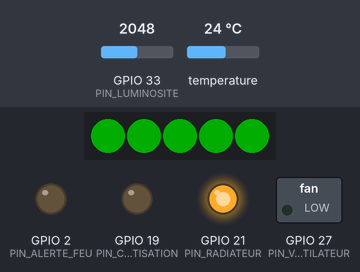
A sketch run on a simulated ESP32. Shown: 5 RGB LEDs in strip order, left to right, switched loads named in the sketch (green lamp = pin HIGH), output pins drawn as LEDs (lit = HIGH). The test bench sets the inputs (shaded band); at power-on: temperature 24 °C, GPIO 33 (PIN_LUMINOSITE) = 2048. Dim RGB values are drawn brighter than linear; storage starts empty; what the sketch prints to the serial monitor is not drawn.

Above: at 2.9 s.
3.0 s: temperature set to 24.8 °C
5.5 s: temperature set to 25.4 °C
At 7.2 s:
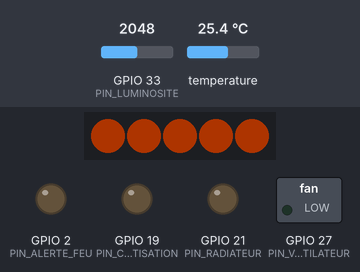
7.5 s: temperature set to 25.9 °C
9.5 s: temperature set to 26.8 °C
At 11.2 s:
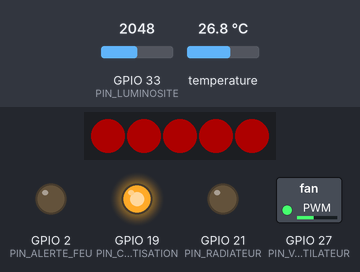
12.1 s: temperature set to 28 °C
At 13.5 s:
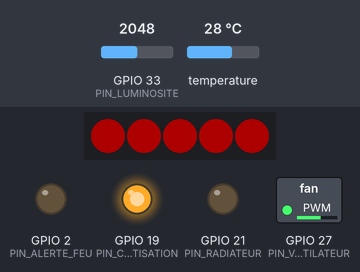
14.4 s: GPIO 33 (PIN_LUMINOSITE) set to 771
16.0 s: GPIO 33 (PIN_LUMINOSITE) set to 698
Timing chart, 0 to 19.0 s (numbered marks = the images above; inputs shaded):
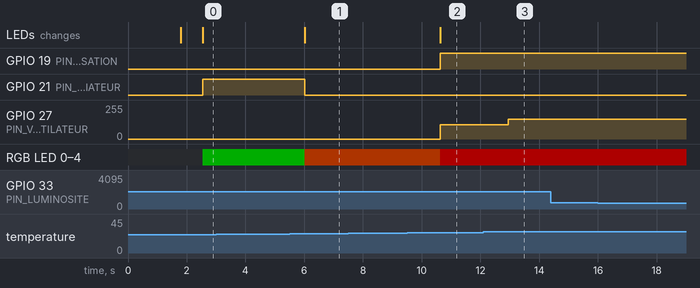

The sketch:

iot.ino
```cpp
// Point d'entree du firmware : initialisation des modules puis boucle de regulation.
// Chaque PERIODE_MESURE : lecture des capteurs, decision, commande des actionneurs
// et envoi d'une ligne JSON sur le port serie (lue par esp32-bridge puis Node-RED).

#include "config.h"
#include "sensor_data.h"
#include "sensor_service.h"
#include "led.h"
#include "fan.h"
#include "led_strip.h"
#include "make_json.h"
#include "command.h"
#include "littlefs_utils.h"
#include "wifi_utils.h"

EtatRegulation etatCourant = REPOS;  // conserve d'une mesure a l'autre pour l'hysteresis
unsigned long dernierePrise = 0;     // instant (ms) de la derniere mesure

void setup() {
    Serial.begin(SERIAL_BAUDRATE);

    // Fichiers en memoire flash (dossier data/ envoye avec "Upload LittleFS") :
    // la liste est affichee une seule fois, au demarrage
    if (littlefs_init()) {
        littlefs_list_dir("/", 1);
    }

    // WiFi : connexion au meilleur point d'acces connu (wificonnect_multi du cours).
    // Sans WiFi, la regulation fonctionne quand meme (voir WIFI_RESTART_IF_FAILED).
    wificonnect_multi(WIFI_HOSTNAME);
    if (WiFi.status() == WL_CONNECTED) {
        Serial.print("\nWiFi connected : yes ! \n");
    } else {
        Serial.print("\nWiFi connected : no ! \n");
    }

    sensor_service_init();
    led_init();
    fan_init();
    led_strip_init();
}

void loop() {
    // Commandes du dashboard : lues a chaque tour, avant l'attente de la periode,
    // pour ne perdre aucun caractere recu
    command_process();

    // Cadence de mesure non bloquante (pas de delay)
    if (millis() - dernierePrise < PERIODE_MESURE) {
        return;
    }

    dernierePrise = millis();
    SensorData data = sensor_service_read();

    // Capteur absent ou debranche : on signale l'erreur sans piloter les actionneurs
    if (data.temperature == TEMPERATURE_ERROR) {
        Serial.println("{\"erreur\":\"capteur de temperature non detecte\"}");

        return;
    }

    // Decision de regulation (chauffage / repos / climatisation)
    etatCourant = sensor_service_decide(data.temperature, etatCourant);

    // Le ventilateur ne tourne qu'en climatisation, avec une vitesse progressive
    int vitesse = 0;

    if (etatCourant == CLIMATISATION) {
        vitesse = sensor_service_fan_speed(data.temperature);
    }

    bool incendie = sensor_service_fire_detected(data);

    // Incendie : arret du ventilateur pour ne pas attiser le feu
    if (incendie) {
        vitesse = 0;
    }

    // Actionneurs
    led_climatisation(etatCourant == CLIMATISATION);
    led_radiateur(etatCourant == CHAUFFAGE);
    led_alerte_feu(incendie);
    fan_set_speed(vitesse);

    // Bande LED : couleur selon la temperature, avec l'hysteresis de la regulation
    // (rouge > seuil haut, orange entre les seuils, vert < seuil bas)
    switch (etatCourant) {
        case CLIMATISATION:
            led_strip_set_color(STRIP_RED);
            break;
        case CHAUFFAGE:
            led_strip_set_color(STRIP_GREEN);
            break;
        case REPOS:
        default:
            led_strip_set_color(STRIP_ORANGE);
            break;
    }

    // Journalisation (une ligne JSON par mesure)
    JsonDocument status = makeJSON_fromstatus(data, etatCourant, vitesse, incendie);
    serializeJson(status, Serial);
    Serial.println();
}
```

command.cpp
```cpp
#include "command.h"

#include "config.h"
#include "sensor_service.h"

#include <Arduino.h>
#include <ArduinoJson.h>

// Caracteres recus en attendant la fin de ligne
static char buffer[COMMAND_BUFFER_SIZE];
static size_t length = 0;
static bool overflow = false;

static void report_error(const char* message) {
    Serial.printf("{\"erreur\":\"commande refusee : %s\"}\n", message);
}

// Decode une ligne JSON et applique les seuils qu'elle contient
static void apply_command(const char* line) {
    JsonDocument doc;

    if (deserializeJson(doc, line)) {
        report_error("JSON invalide");
        return;
    }

    if (!doc.is<JsonObject>()) {
        report_error("un objet JSON est attendu");
        return;
    }

    // On part des seuils actuels : une commande peut n'en changer qu'un seul
    float low = sensor_service_low_threshold();
    float high = sensor_service_high_threshold();

    for (JsonPair pair : doc.as<JsonObject>()) {
        const char* key = pair.key().c_str();

        if (strcmp(key, "lt") != 0 && strcmp(key, "ht") != 0) {
            report_error("cle inconnue (lt ou ht attendu)");
            return;
        }

        if (!pair.value().is<float>()) {
            report_error("la valeur doit etre un nombre");
            return;
        }

        if (strcmp(key, "lt") == 0) {
            low = pair.value().as<float>();
        } else {
            high = pair.value().as<float>();
        }
    }

    if (doc.size() == 0) {
        report_error("aucun seuil (lt ou ht)");
        return;
    }

    if (!sensor_service_set_thresholds(low, high)) {
        report_error("seuils hors limites ou lt >= ht");
    }
}

void command_process() {
    while (Serial.available() > 0) {
        char c = Serial.read();

        if (c == '\r') {
            continue;
        }

        // Fin de ligne : la commande est complete
        if (c == '\n') {
            if (overflow) {
                report_error("ligne trop longue");
            } else if (length > 0) {
                buffer[length] = '\0';
                apply_command(buffer);
            }

            length = 0;
            overflow = false;
            continue;
        }

        if (length < COMMAND_BUFFER_SIZE - 1) {
            buffer[length++] = c;
        } else {
            overflow = true;
        }
    }
}
```

command.h
```cpp
// Commandes recues du dashboard (via le bridge) sur le port serie.

#ifndef COMMAND_H
#define COMMAND_H

// Lit les commandes JSON recues sur le port serie et applique les seuils.
// Format : une ligne par commande, par exemple
//   {"ht":27}  ou  {"lt":24}  ou  {"lt":24,"ht":27}
// A appeler a chaque tour de loop() : la lecture ne bloque pas.
void command_process();

#endif
```

fan.cpp
```cpp
#include "fan.h"
#include "pins.h"
#include "config.h"
#include <Arduino.h>

// PWM materiel de l'ESP32 (API ledc du core 3.x), ventilateur arrete au demarrage
void fan_init() {
    ledcAttach(PIN_VENTILATEUR, PWM_FREQUENCE, PWM_RESOLUTION);
    ledcWrite(PIN_VENTILATEUR, 0);
}

void fan_set_speed(int speed) {
    if (speed < 0) {
        speed = 0;
    }

    if (speed > VITESSE_MAX) {
        speed = VITESSE_MAX;
    }

    ledcWrite(PIN_VENTILATEUR, speed);
}
```

fan.h
```cpp
// Ventilateur pilote en PWM.

#ifndef FAN_H
#define FAN_H

void fan_init();
// Vitesse de 0 (arret) a VITESSE_MAX, bornee si hors limites
void fan_set_speed(int speed);

#endif
```

led.cpp
```cpp
#include "led.h"
#include "pins.h"
#include <Arduino.h>

void led_init() {
    pinMode(PIN_CLIMATISATION, OUTPUT);
    pinMode(PIN_RADIATEUR, OUTPUT);
    pinMode(PIN_ALERTE_FEU, OUTPUT);

    digitalWrite(PIN_CLIMATISATION, LOW);
    digitalWrite(PIN_RADIATEUR, LOW);
    digitalWrite(PIN_ALERTE_FEU, LOW);
}

void led_climatisation(bool active) {
    digitalWrite(PIN_CLIMATISATION, active ? HIGH : LOW);
}

void led_radiateur(bool active) {
    digitalWrite(PIN_RADIATEUR, active ? HIGH : LOW);
}

void led_alerte_feu(bool active) {
    digitalWrite(PIN_ALERTE_FEU, active ? HIGH : LOW);
}
```

led.h
```cpp
// LEDs temoins : climatisation, radiateur et alerte incendie (LED 2).

#ifndef LED_H
#define LED_H

void led_init();

void led_climatisation(bool active);
void led_radiateur(bool active);
void led_alerte_feu(bool active);

#endif
```

led_strip.cpp
```cpp
#include "led_strip.h"

#include "pins.h"
#include "config.h"

#include <Arduino.h>
#include <Adafruit_NeoPixel.h>

static Adafruit_NeoPixel strip(
    NB_LEDS,
    PIN_BANDE_LEDS,
    NEO_GRB + NEO_KHZ800
);

void led_strip_init() {
    strip.begin();
    strip.setBrightness(LUMINOSITE_LEDS);
    strip.show();
}

void led_strip_set_color(StripColor color) {

    uint32_t rgb;

    switch (color) {
        case STRIP_RED:
            rgb = strip.Color(255, 0, 0);
            break;

        case STRIP_ORANGE:
            // Composante verte reduite : (255, 165, 0) tire vers le jaune sur une NeoPixel
            rgb = strip.Color(255, 80, 0);
            break;

        case STRIP_GREEN:
        default:
            rgb = strip.Color(0, 255, 0);
            break;
    }

    // Meme couleur sur toutes les LED, puis envoi a la bande
    for (int i = 0; i < NB_LEDS; i++) {
        strip.setPixelColor(i, rgb);
    }

    strip.show();
}
```

led_strip.h
```cpp
// Bande NeoPixel : toute la bande affiche une meme couleur selon la temperature.

#ifndef LED_STRIP_H
#define LED_STRIP_H

enum StripColor {
    STRIP_GREEN,   // temperature sous le seuil bas
    STRIP_ORANGE,  // temperature entre les deux seuils
    STRIP_RED      // temperature au-dessus du seuil haut
};

void led_strip_init();
void led_strip_set_color(StripColor color);

#endif
```

light_sensor.cpp
```cpp
#include "light_sensor.h"
#include "pins.h"
#include "config.h"
#include <Arduino.h>

// Buffer circulaire des dernieres lectures
static int echantillons[NB_ECHANTILLONS_LUMIERE];
static int indexCourant = 0;
static int nbEchantillons = 0;

void light_sensor_init() {
    pinMode(PIN_LUMINOSITE, INPUT);
}

int light_sensor_read() {
    return analogRead(PIN_LUMINOSITE);
}

int light_sensor_read_average() {
    echantillons[indexCourant] = light_sensor_read();
    indexCourant = (indexCourant + 1) % NB_ECHANTILLONS_LUMIERE;

    // Au demarrage, on ne moyenne que les valeurs deja lues pour eviter
    // qu'un buffer encore a 0 declenche une fausse alerte incendie
    if (nbEchantillons < NB_ECHANTILLONS_LUMIERE) {
        nbEchantillons++;
    }

    long somme = 0;

    for (int i = 0; i < nbEchantillons; i++) {
        somme += echantillons[i];
    }

    return somme / nbEchantillons;
}
```

light_sensor.h
```cpp
// Capteur de luminosite (photoresistance sur entree analogique).
// Capteur inverse : plus de lumiere = valeur ADC plus basse.

#ifndef LIGHT_SENSOR_H
#define LIGHT_SENSOR_H

void light_sensor_init();

// Lecture brute de l'ADC (0 a 4095)
int light_sensor_read();

// Nouvelle lecture puis moyenne glissante des NB_ECHANTILLONS_LUMIERE dernieres valeurs
int light_sensor_read_average();

#endif
```

littlefs_utils.cpp
```cpp
#include "littlefs_utils.h"

#include "config.h"

#include <Arduino.h>
#include "FS.h"
#include <LittleFS.h>

bool littlefs_init() {
    // Formate la partition seulement si elle est illisible (premier demarrage)
    if (!LittleFS.begin(FORMAT_LITTLEFS_IF_FAILED)) {
        Serial.println("LittleFS Mount Failed");
        return false;
    }

    Serial.println("Little FS Mounted Successfully");

    return true;
}

void littlefs_list_dir(const char *dirname, uint8_t levels) {
    Serial.printf("Listing directory: %s\r\n", dirname);

    File root = LittleFS.open(dirname);
    if (!root) {
        Serial.println("- failed to open directory");
        return;
    }
    if (!root.isDirectory()) {
        Serial.println(" - not a directory");
        return;
    }

    // Parcours du dossier element par element
    File file = root.openNextFile();
    while (file) {
        if (file.isDirectory()) {
            Serial.print("  DIR : ");
            Serial.println(file.name());
            if (levels) {
                littlefs_list_dir(file.path(), levels - 1);
            }
        } else {
            Serial.print("  FILE: ");
            Serial.print(file.name());
            Serial.print("\tSIZE: ");
            Serial.println(file.size());
        }
        file = root.openNextFile();
    }
}
```

littlefs_utils.h
```cpp
// Systeme de fichiers LittleFS dans la memoire flash de l'ESP32.
// Les fichiers du dossier data/ du croquis y sont envoyes avec le plugin
// "Upload LittleFS to Pico/ESP8266/ESP32" d'Arduino IDE.

#ifndef LITTLEFS_UTILS_H
#define LITTLEFS_UTILS_H

#include <stdint.h>

// Monte LittleFS. Retourne false si le systeme de fichiers est inutilisable.
bool littlefs_init();

// Affiche sur le port serie les fichiers d'un dossier (et ses sous-dossiers
// jusqu'a "levels" niveaux). Fonction listDir de l'exemple LITTLEFS_test d'Espressif.
void littlefs_list_dir(const char *dirname, uint8_t levels);

#endif
```

make_json.cpp
```cpp
#include "make_json.h"

#include "config.h"

#include <Arduino.h>
#include <WiFi.h>

JsonDocument makeJSON_fromstatus(SensorData data, EtatRegulation etat, int fanSpeed, bool fireDetected) {
    JsonDocument doc;

    JsonObject status = doc["status"].to<JsonObject>();
    status["temperature"] = data.temperature;
    status["light"] = data.luminosite;
    status["regul"] = (etat == REPOS) ? "HALT" : "RUNNING";
    status["fire"] = fireDetected;
    status["heat"] = (etat == CHAUFFAGE) ? "ON" : "OFF";
    status["cold"] = (etat == CLIMATISATION) ? "ON" : "OFF";
    status["fanspeed"] = fanSpeed;

    JsonObject location = doc["location"].to<JsonObject>();
    location["room"] = LOCATION_ROOM;
    JsonObject gps = location["gps"].to<JsonObject>();
    gps["lat"] = LOCATION_LAT;
    gps["lon"] = LOCATION_LON;
    location["address"] = LOCATION_ADDRESS;

    JsonObject regul = doc["regul"].to<JsonObject>();
    regul["lt"] = sensor_service_low_threshold();
    regul["ht"] = sensor_service_high_threshold();

    JsonObject info = doc["info"].to<JsonObject>();
    info["ident"] = INFO_IDENT;
    info["user"] = INFO_USER;
    info["loc"] = INFO_LOC;

    JsonObject net = doc["net"].to<JsonObject>();
    // Section net : valeurs reelles si le WiFi est connecte, "NOP" sinon
    bool wifiConnecte = (WiFi.status() == WL_CONNECTED);
    net["uptime"] = String(millis() / 1000);          // secondes depuis le demarrage
    net["ssid"] = wifiConnecte ? WiFi.SSID() : String(NET_NOP);
    net["mac"] = wifiConnecte ? WiFi.macAddress() : String(NET_NOP);
    net["ip"] = wifiConnecte ? WiFi.localIP().toString() : String(NET_NOP);

    JsonObject reporthost = doc["reporthost"].to<JsonObject>();
    reporthost["target_ip"] = REPORT_TARGET_IP;
    reporthost["target_port"] = REPORT_TARGET_PORT;
    reporthost["sp"] = REPORT_SP;

    return doc;
}
```

make_json.h
```cpp
#ifndef MAKE_JSON_H
#define MAKE_JSON_H

#include "sensor_data.h"
#include "sensor_service.h"

#include <ArduinoJson.h>

// Construit le statut de l'ESP au format JSON du cours
// (sections status, location, regul, info, net, reporthost)
JsonDocument makeJSON_fromstatus(SensorData data, EtatRegulation etat, int fanSpeed, bool fireDetected);

#endif
```

sensor_data.h
```cpp
#ifndef SENSOR_DATA_H
#define SENSOR_DATA_H

// Mesures regroupees a chaque cycle
struct SensorData {
    float temperature;  // degres C
    int luminosite;     // moyenne glissante, valeur ADC de 0 a 4095
};

#endif
```

sensor_service.h
```cpp
// Logique metier : lecture des capteurs, decision de regulation,
// vitesse du ventilateur et detection incendie.

#ifndef SENSOR_SERVICE_H
#define SENSOR_SERVICE_H

#include "sensor_data.h"

enum EtatRegulation {
    CHAUFFAGE,      // temperature trop basse : radiateur actif
    REPOS,          // temperature dans la plage voulue
    CLIMATISATION   // temperature trop haute : clim et ventilateur actifs
};

void sensor_service_init();

// Lit la temperature et la luminosite (moyennee)
SensorData sensor_service_read();

// Nouvel etat de regulation, avec hysteresis par rapport a l'etat precedent
EtatRegulation sensor_service_decide(float temperature, EtatRegulation previousState);

// Seuils courants (modifiables depuis le dashboard)
float sensor_service_low_threshold();
float sensor_service_high_threshold();

// Applique de nouveaux seuils s'ils sont entre SEUIL_MIN et SEUIL_MAX et que low < high.
// Retourne false sans rien changer sinon.
bool sensor_service_set_thresholds(float low, float high);

// Vitesse PWM du ventilateur en climatisation (VITESSE_MIN a VITESSE_MAX), progressive au-dessus du seuil haut
int sensor_service_fan_speed(float temperature);

// Vrai si la lumiere est nettement plus forte que la lumiere ambiante habituelle
// (VARIATION_LUMIERE_FEU) ET la temperature moyenne au-dessus de SEUIL_FEU_TEMPERATURE.
// A appeler une fois par mesure valide.
bool sensor_service_fire_detected(SensorData data);

// Nom lisible d'un etat (pour l'affichage)
const char* sensor_service_state_name(EtatRegulation state);

#endif
```

temperature_sensor.cpp
```cpp
#include "temperature_sensor.h"

#include "pins.h"

#include <Arduino.h>
#include <OneWire.h>
#include <DallasTemperature.h>

static OneWire oneWire(PIN_TEMPERATURE);
static DallasTemperature sensor(&oneWire);

void temperature_sensor_init() {
    sensor.begin();
}

// Lecture du premier capteur du bus (index 0). L'appel est bloquant
// le temps de la conversion (environ 750 ms en resolution 12 bits).
float temperature_read() {
    sensor.requestTemperaturesByIndex(0);

    return sensor.getTempCByIndex(0);
}
```

temperature_sensor.h
```cpp
// Capteur de temperature DS18B20 (bus OneWire).

#ifndef TEMPERATURE_SENSOR_H
#define TEMPERATURE_SENSOR_H

void temperature_sensor_init();
// Temperature en degres C, ou TEMPERATURE_ERROR (-127) si le capteur est absent
float temperature_read();

#endif
```

wifi_secrets.example.h
```cpp
// Modele : copier ce fichier en wifi_secrets.h (meme dossier) et y mettre son
// point d'acces personnel. wifi_secrets.h est ignore par Git : le mot de passe
// ne part pas sur GitHub. L'ESP32 ne voit que le WiFi 2.4 GHz, et le SSID ne doit
// pas contenir d'espace.

#ifndef WIFI_SECRETS_H
#define WIFI_SECRETS_H

#define WIFI_MY_SSID     "NomDuReseau"
#define WIFI_MY_PASSWORD "MotDePasse"

#endif
```

wifi_utils.h
```cpp
// Connexion WiFi en mode station (code wificonnect_multi du cours tpwifi.pdf).
// L'ESP essaie les points d'acces connus et garde celui qui a le meilleur signal.

#ifndef WIFI_UTILS_H
#define WIFI_UTILS_H

#include <Arduino.h>
#include <WiFi.h> // https://www.arduino.cc/en/Reference/WiFi

#define WiFiMaxTry 10           // nombre de tentatives de connexion
#define SaveDisconnectTime 1000 // ms entre deux tentatives
                                // cf https://github.com/espressif/arduino-esp32/issues/2501

// Connexion a l'un des points d'acces de la liste (wifi_utils.cpp)
void wificonnect_multi(String hostname);

// Affiche l'etat de la connexion (IP, MAC, SSID, signal...) : C = 1 en C pur, 0 avec String
void wifi_printstatus(int C);

#endif
```

Source omitted: sensor_service.cpp (5702 bytes), wifi_utils.cpp (4043 bytes), config.h (3476 bytes), pins.h (528 bytes)

Measured:
- the behaviour switches between 25.3 and 25.4 °C on temperature (found by bisection; images 0 and 1)
- the behaviour switches between 26.3 and 26.4 °C on temperature (found by bisection; images 1 and 2)
- after the input at 3.0 s, every drawn part: stays the same
- after the input at 5.5 s, GPIO 21 (PIN_RADIATEUR): HIGH → LOW after 0.51 s; RGB LED 0–4: RGB(0, 50, 0) → RGB(50, 15, 0) after 0.51 s; the LEDs: change after 0.51 s (image 1)
- after the input at 7.5 s, every drawn part: stays the same
- after the input at 9.5 s, GPIO 19 (PIN_CLIMATISATION): LOW → HIGH after 1.1 s; GPIO 27 (PIN_VENTILATEUR): 0/255 → 106/255 after 1.1 s; RGB LED 0–4: RGB(50, 15, 0) → RGB(50, 0, 0) after 1.1 s; the LEDs: change after 1.1 s (image 2)
- after the input at 12.1 s, GPIO 27 (PIN_VENTILATEUR): 106/255 → 149/255 after 0.84 s
- after the input at 14.4 s, every drawn part: stays the same
- after the input at 16.0 s, every drawn part: stays the same
